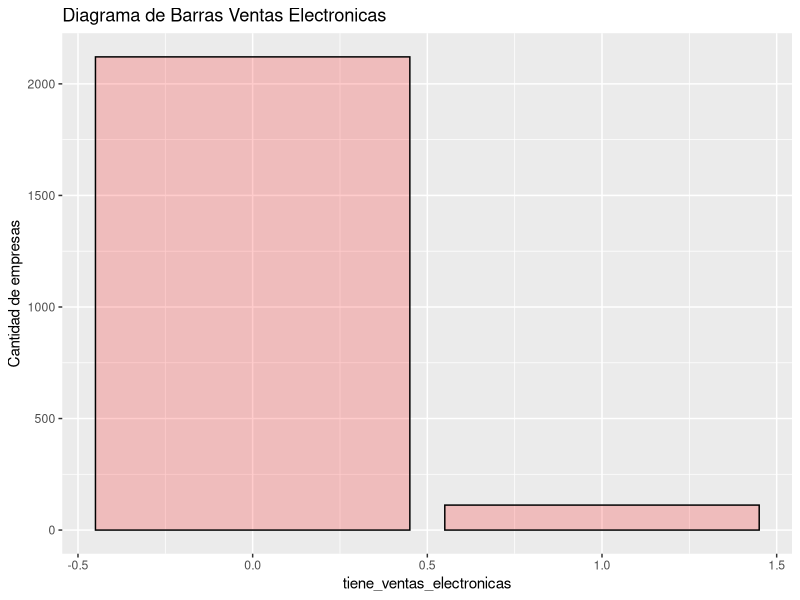
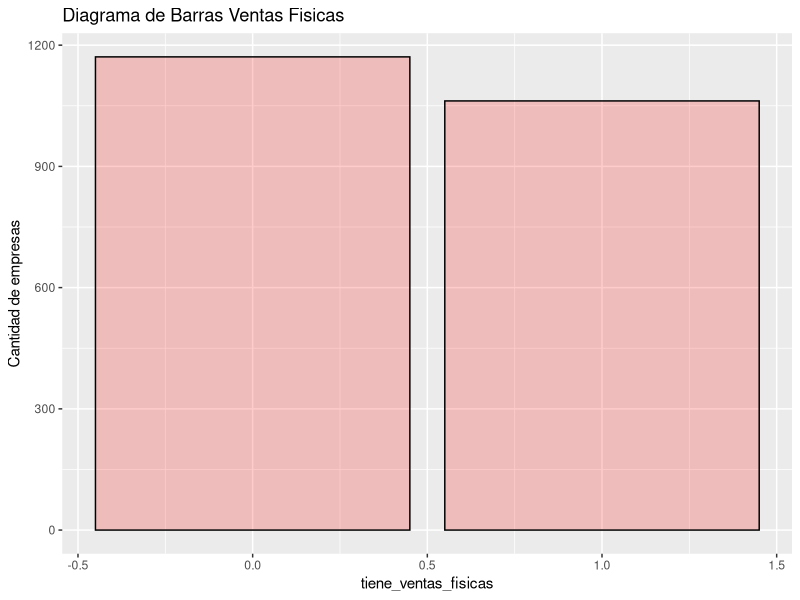
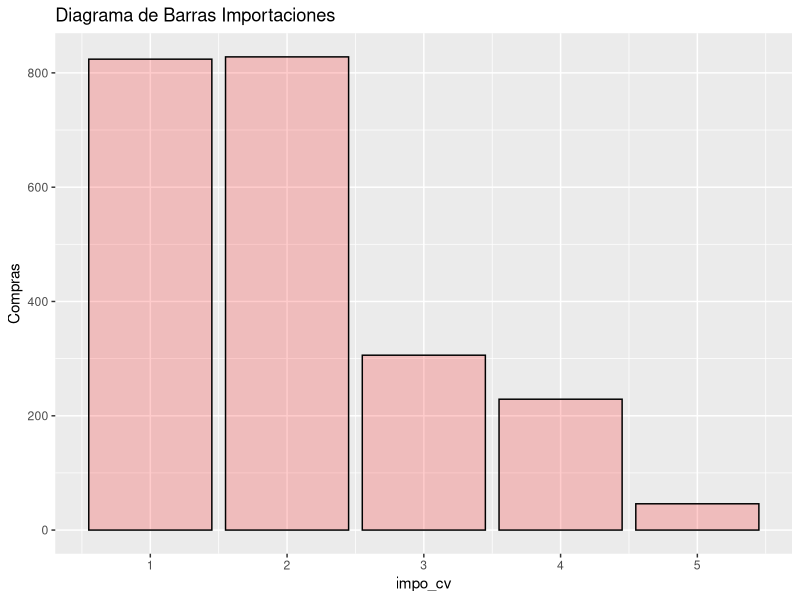
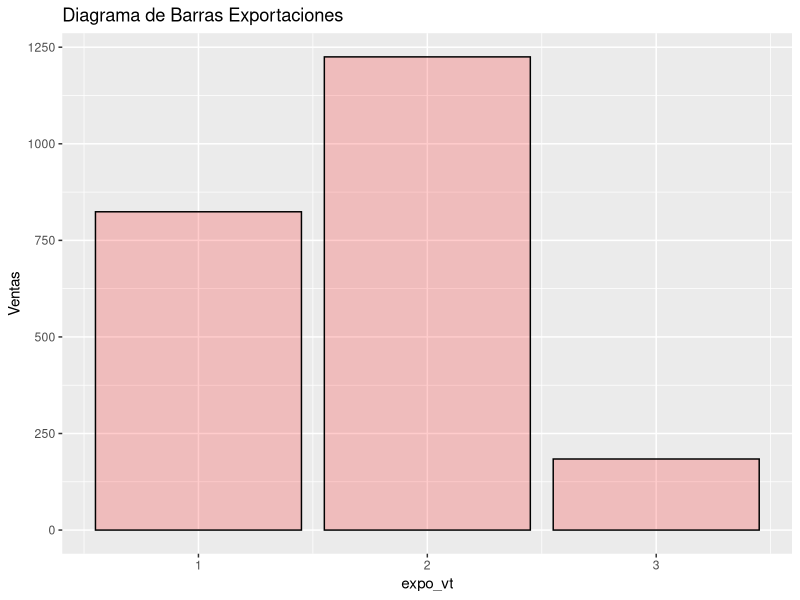
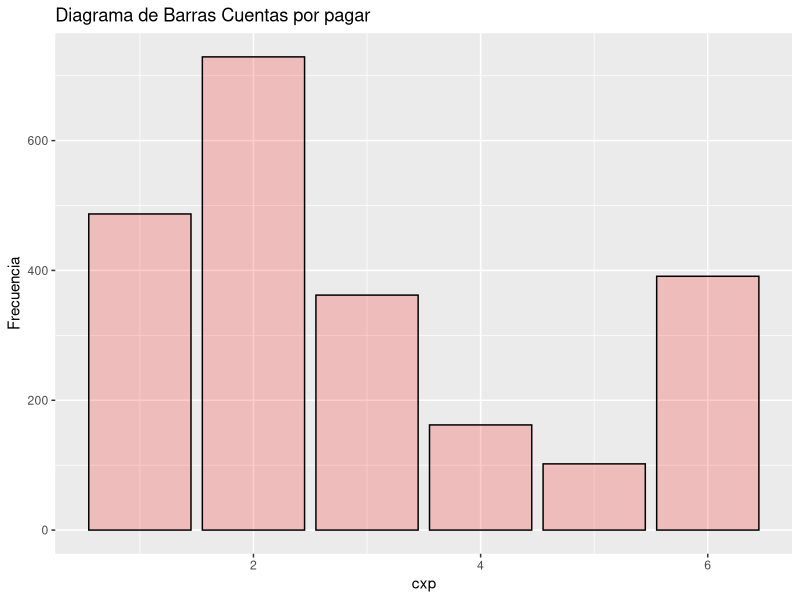
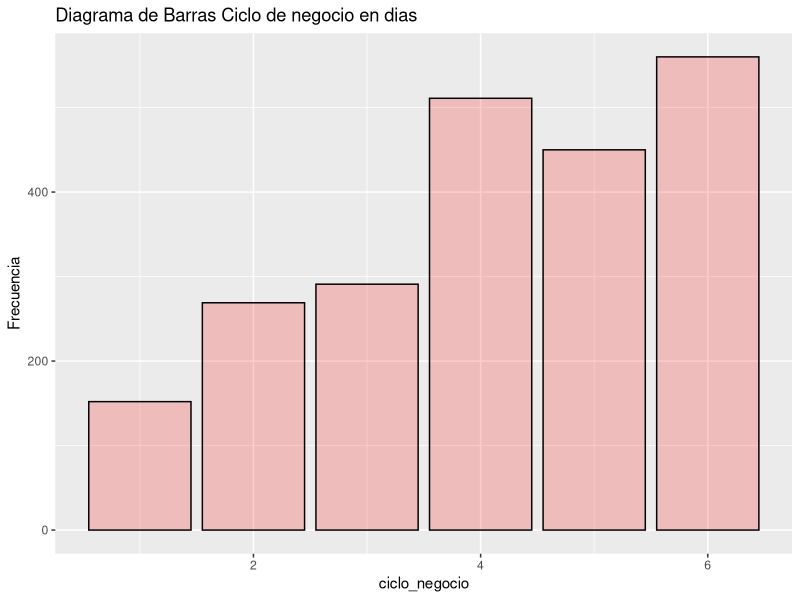
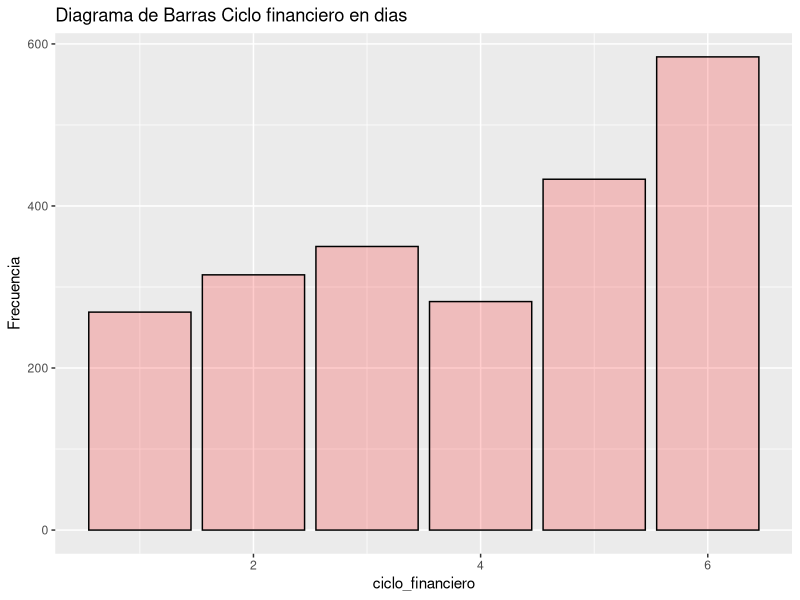
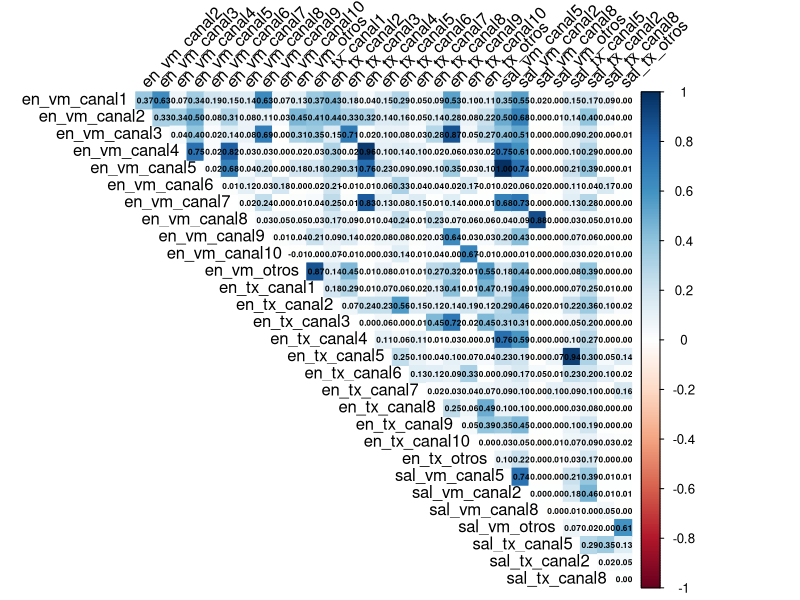

Source code (R) for these figures, in order:
## ---- chunk 1
library(dplyr)
library(knitr)
library(ggplot2)
library(scales)
library(corrplot)
## ---- chunk 2
data <- read.csv("base_trabajo_segmentacion.csv", header = TRUE, sep = ";")


data_c_col = c("impo_cv", "expo_vt", "cxp", "cxc", "totalinventory", "tiene_ventas_fisicas", "tiene_ventas_electronicas", "rotacion_inventarios",  "rotacion_cxc", "rotacion_cxp", "ciclo_negocio", "ciclo_financiero")

#data_n <- data %>% select(!any_of(data_c_col))
#data_c <- data %>% select(data_c_col)

data_n <- data[,c(2:31)]
data_c <- data[,c(32:47)]
## ---- chunk 3
kable(t(dim(data)), col.names = c("Observaciones", "Variables"))
## ---- chunk 4
kable(head(data))
## ---- chunk 5
kable(summary(data_n[c(1:30)]/1000000))
## ---- chunk 6
ggplot(data_c,aes(x=tiene_ventas_electronicas))+
  geom_bar(color="black",fill="red", alpha=0.2)+
  labs(title = "Diagrama de Barras Ventas Electronicas")+
  ylab("Cantidad de empresas")
## ---- chunk 7
ggplot(data_c,aes(x=tiene_ventas_fisicas))+
  geom_bar(color="black",fill="red", alpha=0.2)+
  labs(title = "Diagrama de Barras Ventas Fisicas")+
  ylab("Cantidad de empresas")
## ---- chunk 8
ggplot(data_c,aes(x=impo_cv))+
  geom_bar(color="black",fill="red", alpha=0.2)+
  labs(title = "Diagrama de Barras Importaciones")+
  ylab("Compras")
## ---- chunk 9
ggplot(data_c,aes(x=expo_vt))+
  geom_bar(color="black",fill="red", alpha=0.2)+
  labs(title = "Diagrama de Barras Exportaciones")+
  ylab("Ventas")
## ---- chunk 10
ggplot(data_c,aes(x=cxp))+
  geom_bar(color="black",fill="red", alpha=0.2)+
  labs(title = "Diagrama de Barras Cuentas por pagar")+
  ylab("Frecuencia")
## ---- chunk 11
ggplot(data_c,aes(x=ciclo_negocio))+
  geom_bar(color="black",fill="red", alpha=0.2)+
  labs(title = "Diagrama de Barras Ciclo de negocio en dias")+
  ylab("Frecuencia")
## ---- chunk 12
ggplot(data_c,aes(x=ciclo_financiero))+
  geom_bar(color="black",fill="red", alpha=0.2)+
  labs(title = "Diagrama de Barras Ciclo financiero en dias")+
  ylab("Frecuencia")
## ---- chunk 13
entrada_canales <- data_n[, c(1:22)]/1000000
salida_canales <- data_n[,c(23:30)]/1000000

col_names_en_cana <- c("en_vm_canal1", "en_vm_canal2", "en_vm_canal3", "en_vm_canal4", "en_vm_canal5", "en_vm_canal6", "en_vm_canal7", "en_vm_canal8", "en_vm_canal9", "en_vm_canal10", "en_vm_otros", "en_tx_canal1", "en_tx_canal2", "en_tx_canal3", "en_tx_canal4", "en_tx_canal5", "en_tx_canal6", "en_tx_canal7", "en_tx_canal8", "en_tx_canal9", "en_tx_canal10", "en_tx_otros")
## ---- chunk 14
kable(t(apply(entrada_canales, 2,quantile)))
## ---- chunk 15
kable(t(apply(salida_canales, 2, quantile)))
## ---- chunk 16

corrplot(cor(data_n), 
         method="color",  
         type="upper", order='original', 
         addCoef.col = "black", # Add coefficient of correlation
         tl.col="black", tl.srt=45, #Text label color and rotation
         sig.level = 0.01, insig = "blank", 
         number.cex = 0.5,
         # hide correlation coefficient on the principal diagonal
         diag=FALSE
         )

## ---- chunk 17

corrplot(cor(data_c), 
         method="color",  
         type="upper", order='original', 
         addCoef.col = "black", # Add coefficient of correlation
         tl.col="black", tl.srt=45, #Text label color and rotation
         sig.level = 0.01, insig = "blank", 
         number.cex = 0.5,
         # hide correlation coefficient on the principal diagonal
         diag=FALSE
         )
## ---- chunk 18
boxplot(log(entrada_canales+1), las=2, col="red")
## ---- chunk 19
boxplot(log(salida_canales+1), las=2, col="red")

